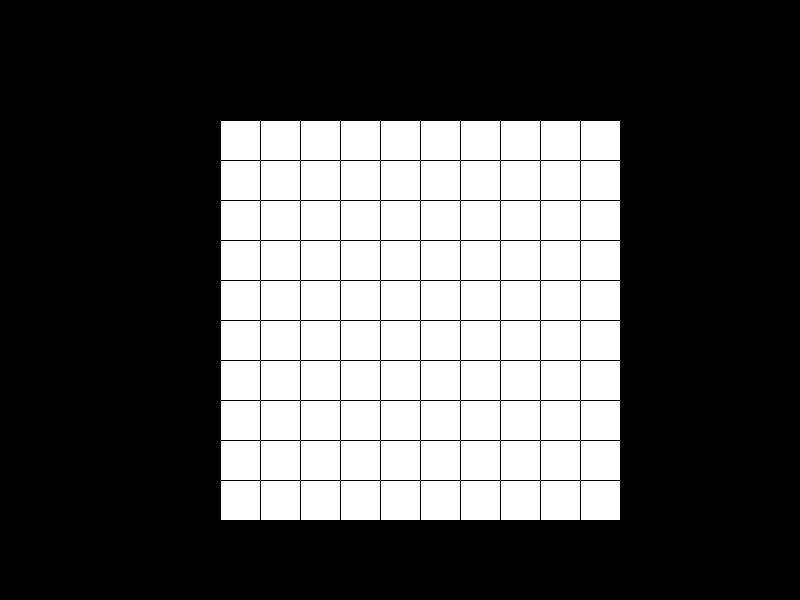
Frame 1 (no input)
Frame 60 (the mouse pressed at the canvas centre just before this capture): identical to frame 1, image omitted
Frame 120 (the mouse held since frame 60 and released just before this capture): identical to frame 1, image omitted

The Processing sketch that drew this single still picture (run headless with seeded random() and noise(); from frame 60 on, the mouse is pressed at the canvas centre):

// Processing sketch: P5Leeds_Week2_gridcomplex
// ── P5Leeds_Week2_gridcomplex.pde
//grid drawing

// Grid layout based on columns (xAxis) & rows (yAxis)
int numCol, numRows; 

// Grid resolution = number of repetitions
float gridResX;
float gridResY;


void setup(){
  size(800,600);
  background(0);

  numCol = 10;
  numRows = 10;

  gridResX = 40;
  gridResY = 40;
  //gridResY = gridResX; // Uniform resolution

}



void draw(){

  background(0);
  translate(width/2, height/2); // center everything
  
 // numRows = constrain(numRows, 1, 100);
 // numCol = constrain(numCol, 1, 100);
  
   // These make sure everything is centered
  float centerX = gridResX * (numCol-1) / 2;
  float centerY = gridResY * (numRows-1) / 2;
  
  for (int gridY = 0; gridY<numRows; gridY++) {
    for (int gridX = 0; gridX<numCol; gridX++) {
      // Here is our little calculation for x & y postiions
      // based on our grid resolution variables and offset calculations
     
      float posX =  gridX * gridResX - centerX;
      float posY =  gridY * gridResY - centerY;
  
      pushMatrix();
      translate(posX, posY);
      fill(255);
      rect(0,0,gridResX,gridResY);
      popMatrix();
    }
  }
  
  
  
  
  
}
